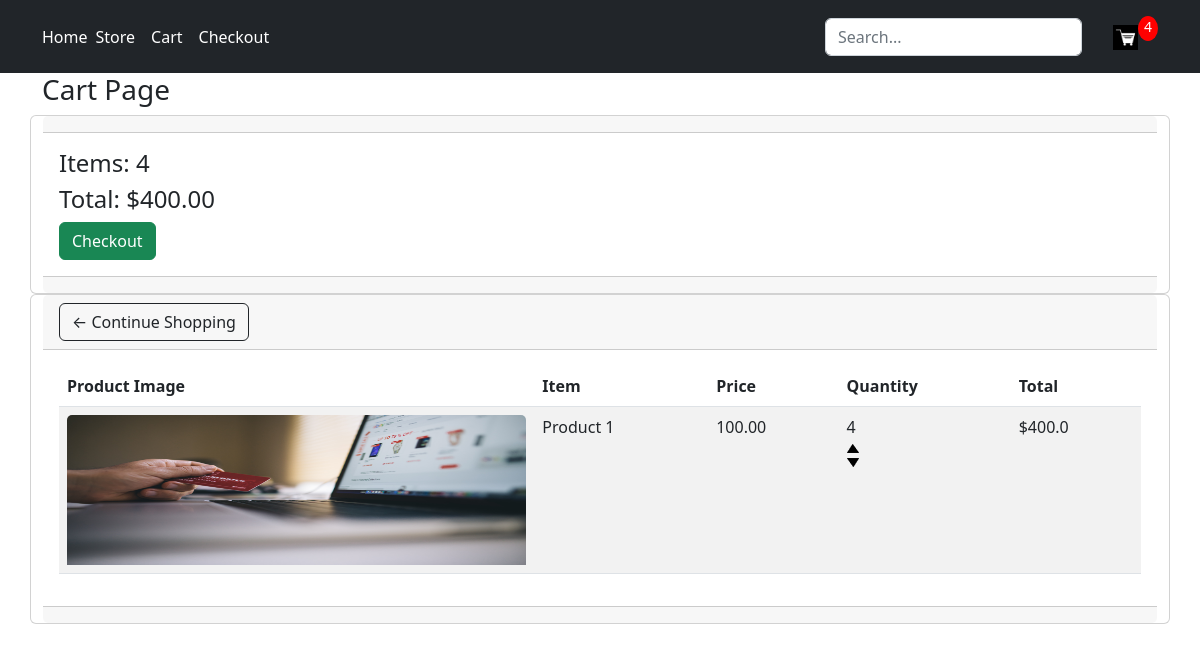
The app's page /store/cart/ (signed in) with its own data.
### store/models.py (models this page shows, shortened)
class Order(models.Model):
    customer = models.ForeignKey(Customer, on_delete=models.SET_NULL, blank=True, null=True)
    date_ordered = models.DateTimeField(auto_now_add=True)
    complete = models.BooleanField(default=False, null=True, blank=True)
    transaction_id = models.CharField(max_length=200, null=True)
    @property
    def get_cart_total(self):
        orderitems = self.orderitem_set.all()
        total = sum([item.get_total for item in orderitems])
        return total
    @property
    def get_cart_items(self):
        orderitems = self.orderitem_set.all()
        total = sum([item.quantity for item in orderitems])
        return total

class OrderItem(models.Model):
    product = models.ForeignKey(Product, on_delete=models.SET_NULL, blank=True, null=True)
    order = models.ForeignKey(Order, on_delete=models.SET_NULL, blank=True, null=True)
    quantity = models.IntegerField(default=0, null=True, blank=True)
    date_added = models.DateTimeField(auto_now_add=True)
    @property
    def get_total(self):
        total = self.product.price * self.quantity
        return total

class Product(models.Model):
    name = models.CharField(max_length=200, null=True)
    description = models.TextField(null=True, blank=True)
    price = models.FloatField()
    digital = models.BooleanField(default=False, null=True, blank=False)
    mod_date = models.DateTimeField(auto_now_add=True)
    rating = models.IntegerField(default=5)
    image = models.ImageField(null=True, blank=True)
    @property
    def imageURL(self):
        try:
            url = self.image.url
        except:
            url = ''
        return url

### store/views.py (the view)
# urls.py: path('cart/', views.cart, name="cart"),
def cart(request):
    if request.user.is_authenticated:
        customer = request.user.customer
        order, created = Order.objects.get_or_create(customer=customer, complete=False)
        items = order.orderitem_set.all()
        cartItems = order.get_cart_items
    else:
        items = []
        order = {'get_cart_total':0, 'get_cart_items':0}
        cartitems = order['get_cart_items']
    context = {'items':items, 'order':order, 'cartItems':cartItems}
    return render(request, 'store/cart.html', context)

### store/templates/store/cart.html
{% extends 'store/main.html' %}
{% load static %}
{% block content %}
<h3>Cart Page</h3>
<div class="row">
    <div class="card">
        <div class="card-header">
        </div>
        <div class="card-body">
            <h4>Items: {{order.get_cart_items}}</h4>
            <h4>Total: ${{order.get_cart_total|floatformat:2}}</h4>
            <a href="#" class="btn btn-success">Checkout</a>
        </div>
        <div class="card-footer">
        </div>
    </div>
</div>
<div class="row">
    <div class="card">
        <div class="card-header">
            <a  class="btn btn-outline-dark" href="{% url 'store' %}">&#x2190; Continue Shopping</a>
        </div>
        <div class="card-body">
            <table class="table table-grey table-striped">
                <thead>
                    <tr>
                        <th scope="col">Product Image</th>
                        <th scope="col">Item</th>
                        <th scope="col">Price</th>
                        <th scope="col">Quantity</th>
                        <th scope="col">Total</th>
                    </tr>
                </thead>
                <tbody>
                    {% for item in items %}
                    <tr>
                        <td><img src="{{item.product.imageURL|default:'/images/placeholder.png'}}" class="card-img-top" alt="Default Placeholder Image" height="150" width="50"></td>
                        <td>{{item.product.name}}</td>
                        <td>{{item.product.price|floatformat:2}}</td>
                        <td>{{item.quantity}}
                            <div style="flex:1">
                                <div class="quantity">
                                    <img data-product={{item.product.id}} data-action="add" class="chg-quantity update-cart" src="{% static  'bootstrap/images/arrow-up.png' %}">
                                    <img data-product={{item.product.id}} data-action="remove" class="chg-quantity update-cart" src="{% static  'bootstrap/images/arrow-down.png' %}">
                                </div>
                            </div>
                        </td>
                        <td>${{item.get_total}}</td>
                    </tr>
                    {% endfor %}
                </tbody>
            </table>
        </div>
        <div class="card-footer">
        </div>
    </div>
</div>
{% endblock content %}

### records on screen
Order: get_cart_items "4", get_cart_total "400.00"
OrderItem: product.imageURL (picture), product.name "Product 1", product.price "100.00", quantity "4", get_total "400.0"

### other values on screen
{{ cartItems }} "4"
